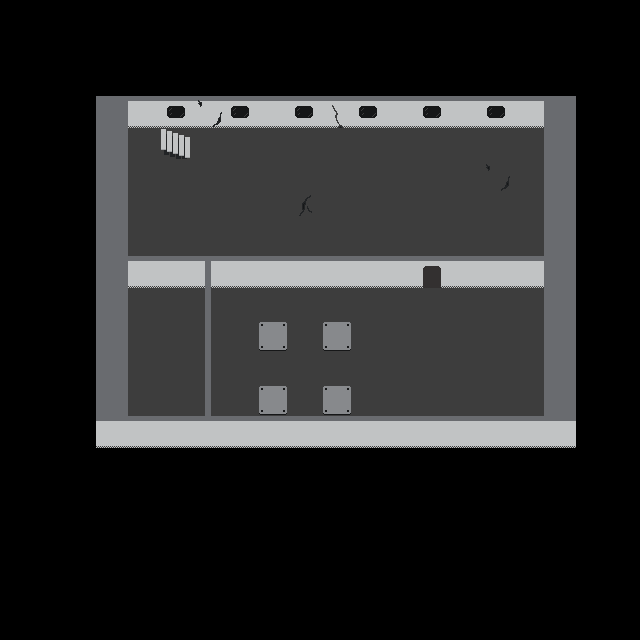

A 2D game scene composited from a Tiled map and its tileset images. What follows is a short description and the map's XML, with each tile layer's data collapsed to a summary:
An orthogonal 20x20 tile map with 32x32 px tiles, 2 tile layers (FF1, FF2), 4 hidden layers not drawn and 21 objects (button_1, door_1).

<map version="1.0" orientation="orthogonal" renderorder="right-down" width="20" height="20" tilewidth="32" tileheight="32" nextobjectid="7">
 <tileset firstgid="1" name="tileset" tilewidth="32" tileheight="32" tilecount="240" columns="20">
  <image source="Tilesets/tileset.png" width="640" height="400" />
  <tile id="0">
   <objectgroup draworder="index">
    <object id="1" x="0" y="0" width="32" height="32" />
   </objectgroup>
  </tile>
  <tile id="1">
   <objectgroup draworder="index">
    <object id="1" x="0" y="0" width="32" height="32" />
   </objectgroup>
  </tile>
  <tile id="2">
   <objectgroup draworder="index">
    <object id="1" x="0" y="0" width="32" height="32" />
   </objectgroup>
  </tile>
  <tile id="7">
   <properties>
    <property name="level_layer" type="int" value="0" />
   </properties>
  </tile>
  <tile id="20">
   <objectgroup draworder="index">
    <object id="1" x="12.75" y="-0.125" width="6.375" height="32" />
   </objectgroup>
  </tile>
  <tile id="22">
   <objectgroup draworder="index">
    <object id="1" x="0" y="0" width="32" height="32" />
   </objectgroup>
  </tile>
  <tile id="40">
   <objectgroup draworder="index">
    <object id="1" x="0" y="0" width="32" height="32" />
    <object id="2" x="15.125" y="27.625" height="0.125" />
   </objectgroup>
  </tile>
  <tile id="41">
   <objectgroup draworder="index">
    <object id="3" x="0" y="0" width="6.75" height="32" />
    <object id="4" x="24.875" y="0" width="7.5" height="32" />
   </objectgroup>
  </tile>
  <tile id="42">
   <objectgroup draworder="index">
    <object id="1" x="0" y="0" width="32" height="32" />
   </objectgroup>
  </tile>
  <tile id="43">
   <objectgroup draworder="index">
    <object id="1" x="0" y="0" width="7.125" height="32" />
    <object id="5" x="24.9375" y="0" width="7.125" height="32" />
   </objectgroup>
  </tile>
  <tile id="44">
   <objectgroup draworder="index">
    <object id="1" x="0" y="0" width="32" height="32" />
   </objectgroup>
  </tile>
  <tile id="45">
   <objectgroup draworder="index">
    <object id="1" x="0" y="0" width="32" height="32" />
   </objectgroup>
  </tile>
  <tile id="46">
   <objectgroup draworder="index">
    <object id="1" x="7" y="10" width="18" height="22" />
   </objectgroup>
  </tile>
  <tile id="80">
   <objectgroup draworder="index">
    <object id="1" x="-0.125" y="18.75" width="30.625" height="9.125" />
   </objectgroup>
  </tile>
  <tile id="81">
   <objectgroup draworder="index">
    <object id="1" x="1.125" y="18.75" width="30" height="9.375" />
   </objectgroup>
  </tile>
 </tileset>
 <layer name="FF1" width="20" height="20">
  <properties>
   <property name="level_layer" type="int" value="0" />
  </properties>
  <data>[400 cells, 165 non-empty, 7 distinct tile ids]</data>
 </layer>
 <layer name="FF2" width="20" height="20">
  <properties>
   <property name="level_layer" type="int" value="0" />
  </properties>
  <data>[400 cells, 16 non-empty, 7 distinct tile ids]</data>
 </layer>
 <objectgroup name="FFO1">
  <properties>
   <property name="level_layer" type="int" value="0" />
  </properties>
  <object id="1" name="button_1" gid="65" x="449.333" y="290" width="32" height="32">
   <properties>
    <property name="action" value="destroy:door_1" />
   </properties>
  </object>
  <object id="2" gid="81" x="225.455" y="294.568" width="32" height="32" />
  <object id="5" gid="82" x="350" y="300" width="32" height="32" />
  <object id="6" name="door_1" gid="47" x="416" y="288" width="32" height="32" />
 </objectgroup>
 <layer name="SF1" width="20" height="20" visible="0">
  <properties>
   <property name="level_layer" type="int" value="1" />
  </properties>
  <data>[400 cells, 96 non-empty, 3 distinct tile ids]</data>
 </layer>
 <layer name="SF2" width="20" height="20" visible="0">
  <properties>
   <property name="level_layer" type="int" value="1" />
  </properties>
  <data>[400 cells, 9 non-empty, 5 distinct tile ids]</data>
 </layer>
 <layer name="TF1" width="20" height="20" visible="0">
  <properties>
   <property name="level_layer" type="int" value="2" />
  </properties>
  <data>[400 cells, 48 non-empty, 6 distinct tile ids]</data>
 </layer>
 <layer name="TF2" width="20" height="20" visible="0">
  <properties>
   <property name="level_layer" type="int" value="2" />
  </properties>
  <data>[400 cells, 2 non-empty, 2 distinct tile ids]</data>
 </layer>
</map>
